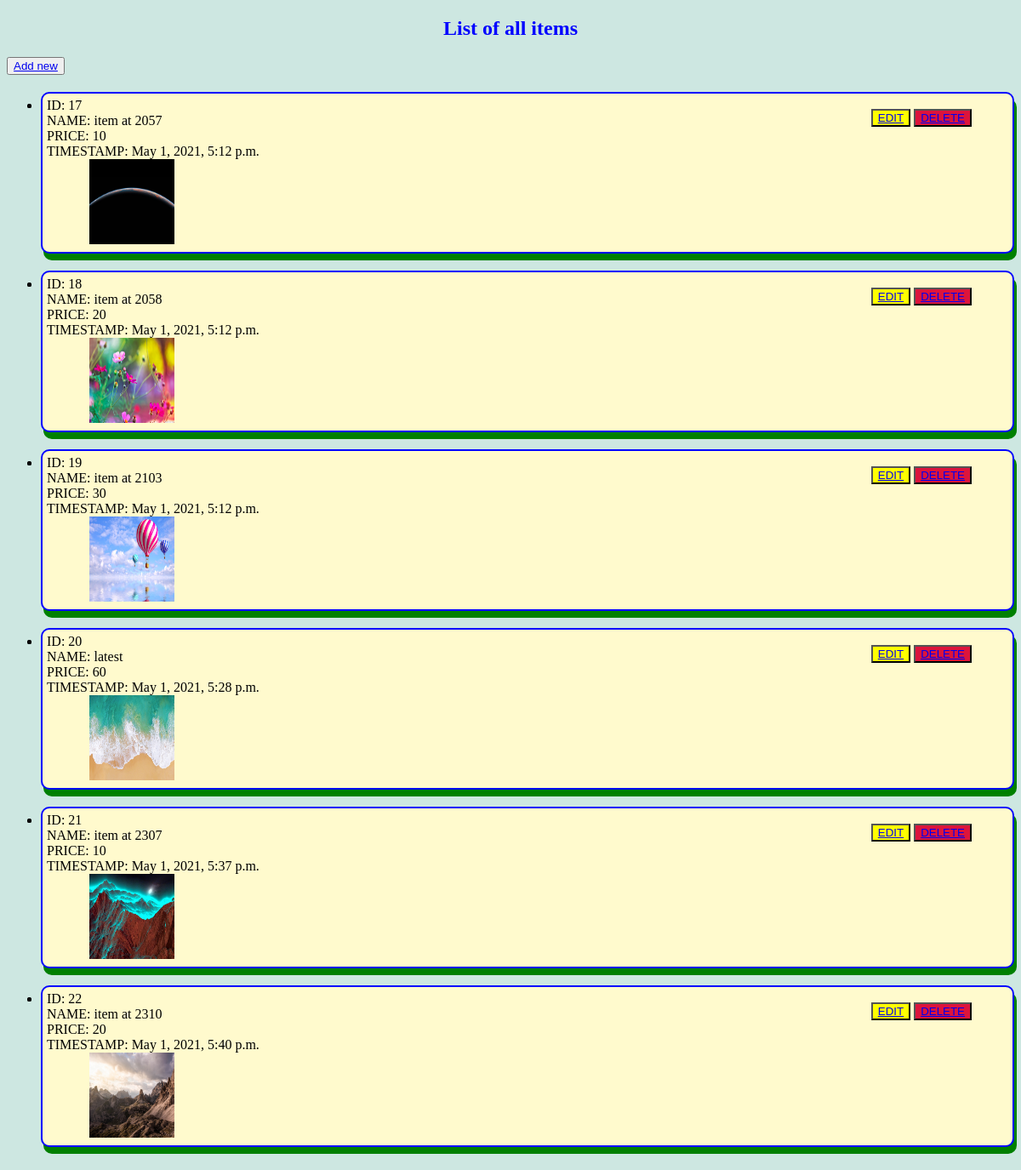
The page /owner/ on the database as committed earlier.
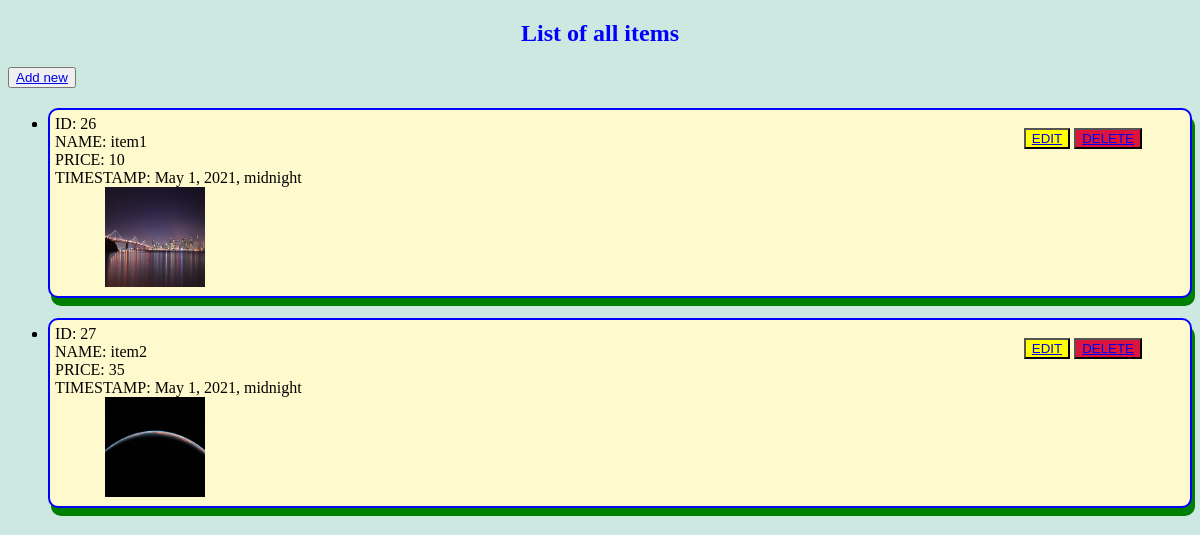
The same page on the database as committed later.
### owner/models.py (models this page shows, shortened)
class Item(models.Model):
    timeStamp = models.DateTimeField(verbose_name="Time when added") # add auto_now_add=True for auto set in database
    name= models.CharField(max_length=200)
    price=models.IntegerField(verbose_name="Current base MRP")
    visibleToCostumer= models.BooleanField(verbose_name="should costumer see or not")
    profitPercentage=models.FloatField("Profit ratio")
    item_image=models.ImageField(upload_to="images/", null=True, blank=True) #for only becoz its saying field is required after form submit

### owner/views.py (the view)
# urls.py: path('', Display.homeDisplay, name="owner-home"),
    def homeDisplay(request):
        context= {
            'page_name': "Home page",
            "items": Item.objects.all()
        }
        return render(request, 'owner/index.html', context)

### owner/templates/owner/index.html (shortened to what this page needs)
<!DOCTYPE html>
<html lang="en">
<head>
</head>
<body>
    <nav style="display: inline; ">
        <h1> List of all items</h1>
        <button> <a href="{% url 'owner:add-item'%}"> Add new </a>  </button>
    </nav>
    {% if items %}
    <ul>
    {% for item in items %}
        {% if item.visibleToCostumer %}
            <div class="container">
                <div class="right-portion">
                    <button style="background-color: yellow;"> <a href="{% url 'owner:edit-item' item_id=item.id %}"> EDIT </a> </button>
                    <button style="background-color: crimson;"> <a href="{% url 'owner:delete-item' pk=item.id %}"> DELETE </a></button>
                </div>
                <div class="left-portion">
                    <li>
                        <div>ID: {{item.id}}</div>
                        <div>NAME: {{item.name}}</div>
                        <div>PRICE: {{item.price}}</div>
                        <div>TIMESTAMP: {{item.timeStamp}}</div>
                        {% load static %}
                        <img src="{% static item.item_image %}" alt="My image" class="product-image">
                    </li>
                </div>
            </div>
        {% endif %}
    {% endfor %}
    </ul>
    {% else %}
    <h1>No items in shop</h1>
    {% endif %}
</body>
</html>̥̥̥

Rows that differ between the two databases and show on the page:
removed Item: id "17", name "item at 2057", price "10", timeStamp "May 1, 2021, 5:12 p.m.", item_image (picture)
removed Item: id "18", name "item at 2058", price "20", timeStamp "May 1, 2021, 5:12 p.m.", item_image (picture)
removed Item: id "19", name "item at 2103", price "30", timeStamp "May 1, 2021, 5:12 p.m.", item_image (picture)
removed Item: id "20", name "latest", price "60", timeStamp "May 1, 2021, 5:28 p.m.", item_image (picture)
removed Item: id "21", name "item at 2307", price "10", timeStamp "May 1, 2021, 5:37 p.m.", item_image (placeholder picture)
removed Item: id "22", name "item at 2310", price "20", timeStamp "May 1, 2021, 5:40 p.m.", item_image (picture)
added Item: id "26", name "item1", price "10", timeStamp "May 1, 2021, midnight", item_image (picture)
added Item: id "27", name "item2", price "35", timeStamp "May 1, 2021, midnight", item_image (picture)
